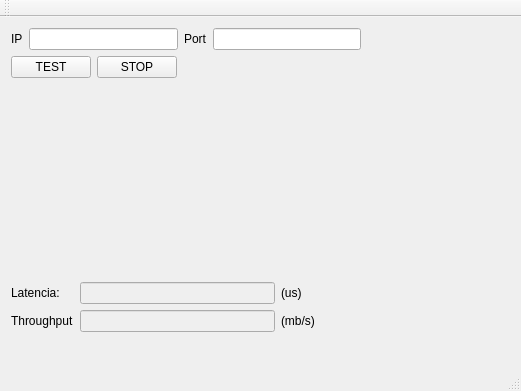
<?xml version="1.0" encoding="UTF-8"?>
<ui version="4.0">
 <class>MainWindow</class>
 <widget class="QMainWindow" name="MainWindow">
  <property name="geometry">
   <rect>
    <x>0</x>
    <y>0</y>
    <width>521</width>
    <height>391</height>
   </rect>
  </property>
  <property name="windowTitle">
   <string>MainWindow</string>
  </property>
  <widget class="QWidget" name="centralWidget">
   <layout class="QVBoxLayout" name="verticalLayout">
    <item>
     <layout class="QHBoxLayout" name="horizontalLayout">
      <item>
       <widget class="QLabel" name="label_6">
        <property name="text">
         <string>IP</string>
        </property>
       </widget>
      </item>
      <item>
       <widget class="QLineEdit" name="lineEdit"/>
      </item>
      <item>
       <widget class="QLabel" name="label_7">
        <property name="text">
         <string>Port</string>
        </property>
       </widget>
      </item>
      <item>
       <widget class="QLineEdit" name="lineEdit_3"/>
      </item>
      <item>
       <spacer name="horizontalSpacer_2">
        <property name="orientation">
         <enum>Qt::Horizontal</enum>
        </property>
        <property name="sizeHint" stdset="0">
         <size>
          <width>40</width>
          <height>20</height>
         </size>
        </property>
       </spacer>
      </item>
     </layout>
    </item>
    <item>
     <layout class="QHBoxLayout" name="horizontalLayout_3">
      <item>
       <layout class="QHBoxLayout" name="horizontalLayout_2">
        <item>
         <widget class="QPushButton" name="pushButton">
          <property name="text">
           <string>TEST</string>
          </property>
         </widget>
        </item>
        <item>
         <widget class="QPushButton" name="pushButton_2">
          <property name="text">
           <string>STOP</string>
          </property>
         </widget>
        </item>
       </layout>
      </item>
      <item>
       <spacer name="horizontalSpacer">
        <property name="orientation">
         <enum>Qt::Horizontal</enum>
        </property>
        <property name="sizeHint" stdset="0">
         <size>
          <width>40</width>
          <height>20</height>
         </size>
        </property>
       </spacer>
      </item>
     </layout>
    </item>
    <item>
     <spacer name="verticalSpacer">
      <property name="orientation">
       <enum>Qt::Vertical</enum>
      </property>
      <property name="sizeHint" stdset="0">
       <size>
        <width>20</width>
        <height>25</height>
       </size>
      </property>
     </spacer>
    </item>
    <item>
     <layout class="QGridLayout" name="gridLayout">
      <item row="0" column="1">
       <widget class="QLineEdit" name="pingLine">
        <property name="enabled">
         <bool>false</bool>
        </property>
       </widget>
      </item>
      <item row="0" column="0">
       <widget class="QLabel" name="label">
        <property name="text">
         <string>Latencia:</string>
        </property>
       </widget>
      </item>
      <item row="0" column="2">
       <widget class="QLabel" name="label_3">
        <property name="text">
         <string>(us) </string>
        </property>
       </widget>
      </item>
      <item row="1" column="1">
       <widget class="QLineEdit" name="lineEdit_2">
        <property name="enabled">
         <bool>false</bool>
        </property>
       </widget>
      </item>
      <item row="1" column="2">
       <widget class="QLabel" name="label_5">
        <property name="text">
         <string>(mb/s)</string>
        </property>
       </widget>
      </item>
      <item row="1" column="0">
       <widget class="QLabel" name="label_4">
        <property name="text">
         <string>Throughput</string>
        </property>
       </widget>
      </item>
      <item row="0" column="3">
       <spacer name="horizontalSpacer_3">
        <property name="orientation">
         <enum>Qt::Horizontal</enum>
        </property>
        <property name="sizeHint" stdset="0">
         <size>
          <width>40</width>
          <height>20</height>
         </size>
        </property>
       </spacer>
      </item>
      <item row="1" column="3">
       <spacer name="horizontalSpacer_4">
        <property name="orientation">
         <enum>Qt::Horizontal</enum>
        </property>
        <property name="sizeHint" stdset="0">
         <size>
          <width>40</width>
          <height>20</height>
         </size>
        </property>
       </spacer>
      </item>
     </layout>
    </item>
    <item>
     <widget class="QWidget" name="widget" native="true"/>
    </item>
    <item>
     <widget class="QLabel" name="label_2">
      <property name="text">
       <string/>
      </property>
     </widget>
    </item>
   </layout>
  </widget>
  <widget class="QMenuBar" name="menuBar">
   <property name="geometry">
    <rect>
     <x>0</x>
     <y>0</y>
     <width>521</width>
     <height>23</height>
    </rect>
   </property>
  </widget>
  <widget class="QToolBar" name="mainToolBar">
   <attribute name="toolBarArea">
    <enum>TopToolBarArea</enum>
   </attribute>
   <attribute name="toolBarBreak">
    <bool>false</bool>
   </attribute>
  </widget>
  <widget class="QStatusBar" name="statusBar"/>
 </widget>
 <layoutdefault spacing="6" margin="11"/>
 <resources/>
 <connections/>
</ui>
